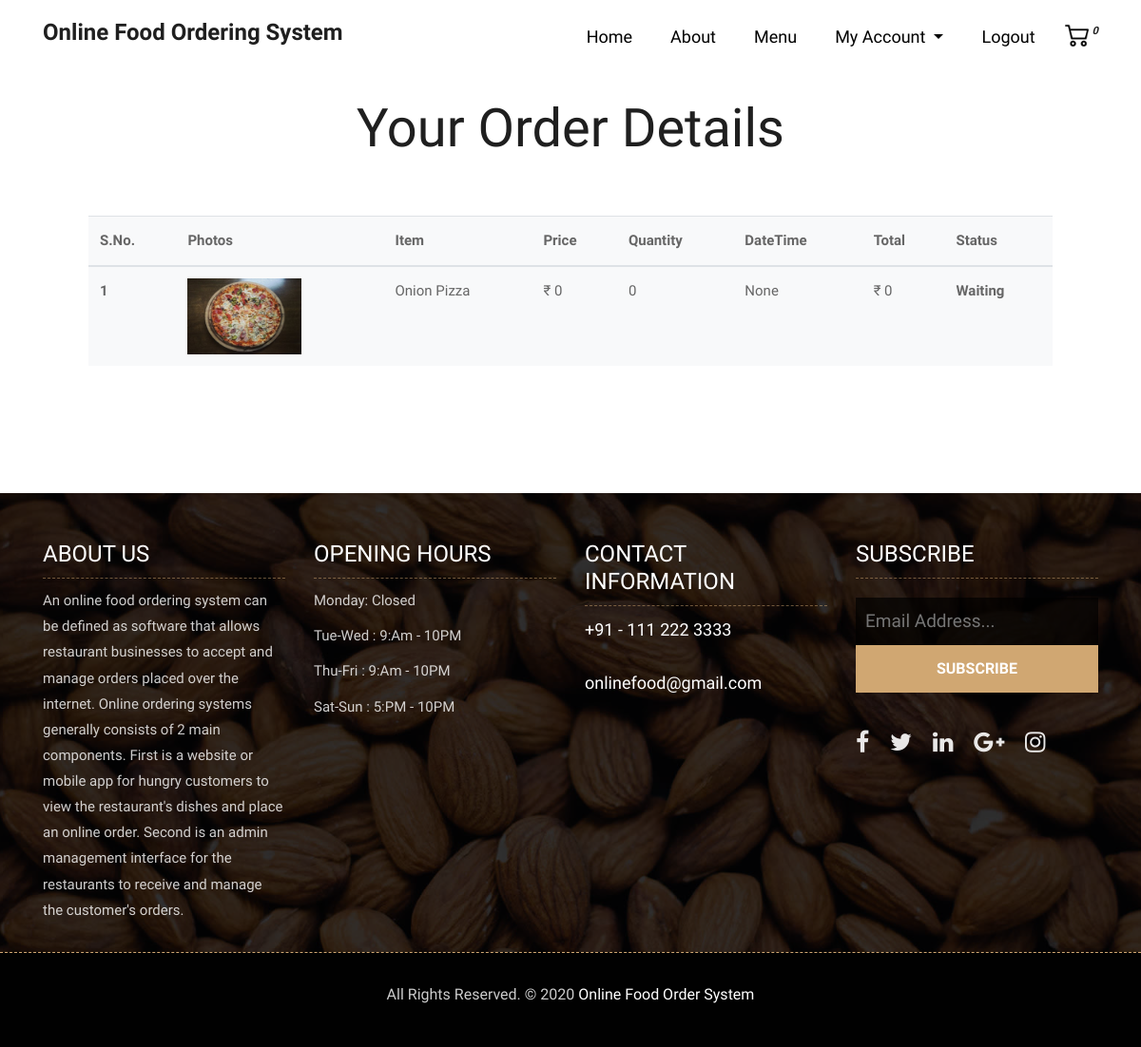
The page /customer/order/ (signed in) on the database its author committed.
### customer/models.py (models this page shows, shortened)
class Order(models.Model):
    order_id = models.AutoField(primary_key=True)
    orderedBy = models.ForeignKey(Customer, on_delete=models.CASCADE)
    menuitem = models.ForeignKey(MenuItem, on_delete=models.CASCADE)
    restaurant_id = models.ForeignKey(Restaurant, on_delete=models.CASCADE)
    name = models.CharField(max_length=90)
    email = models.CharField(max_length=100)
    address = models.CharField(max_length=150)
    city = models.CharField(max_length=90)
    state = models.CharField(max_length=90)
    zip_code = models.CharField(max_length=90)
    m_no = models.CharField(max_length=20)
    price = models.IntegerField(default=0)
    datetime = models.DateTimeField(auto_now_add=True)
    quantity = models.IntegerField(default=0)
    biling_name = models.CharField(max_length=50,default=0)
    biling_mno = models.IntegerField(default=0)
    biling_address = models.CharField(max_length=60, blank=True,default=0)
    shipping_name = models.CharField(max_length=50,default=0)
    shipping_mno = models.IntegerField(default=0)
    shipping_address = models.CharField(max_length=60, blank=True,default=0)
    ORDER_WAITING = 'Waiting'
    ORDER_PLACED = 'Placed'
    ORDER_ACCEPTED = 'Accepted'
    ORDER_COMPLETED = 'Completed'
    ORDER_CANCELLED = 'Cancelled'
    ORDER_DISPATCHED = 'Dispatched'
    ORDER_CHOICES = (
        ('ORDER_WAITING','ORDER_WAITING'),
        ('ORDER_PLACED','ORDER_PLACED'),
        ('ORDER_ACCEPTED','ORDER_ACCEPTED'),
        ('ORDER_COMPLETED','ORDER_COMPLETED'),
        ('ORDER_CANCELLED','ORDER_CANCELLED'),
        ('ORDER_DISPATCHED','ORDER_DISPATCHED')
    )
    status = models.CharField(max_length=50,choices=ORDER_CHOICES,default=ORDER_WAITING)
    def __str__(self):
        return self.orderedBy.email

### restaurant/models.py (models this page shows, shortened)
class MenuItem(models.Model):
    id = models.AutoField(primary_key=True)
    name = models.CharField(max_length=100,unique=True)
    category = models.ForeignKey(Category, on_delete=models.CASCADE, default=1)
    restaurant = models.ForeignKey(Restaurant,on_delete=models.CASCADE)
    price = models.DecimalField(max_digits=5,decimal_places=2)
    image = models.ImageField(upload_to='food_images/')

### customer/views.py (the view)
# urls.py: path('order/',views.OrderView.as_view(),name='order'),
class OrderView(View):
    def get(self,request):
        customer = request.session.get('id')
        orders = Order.objects.filter(orderedBy=customer)
        print(orders)
        return render(request,"customer/order.html",{"orders":orders})

### customer/templatetags/cart.py (called while the page is built)
@register.filter(name='multiply')
def multiply(number, number1):
    return number*number1

### customer/templatetags/mycustom.py (called while the page is built)
@register.filter(name='currency')
def currency(number):
    return "₹ "+ str(number)

### templates/customer/order.html
{% extends 'base.html' %}
{% block menu %}
    {% include 'menu.html' %}
{% endblock %}
{% block content %}
    {% load cart %}
    {% load mycustom %}
    <div class="about-section-box">
        <div class="container mt-3 pt-3">
            <h1 class="text-center display-4"><strong>Your Order Details</strong></h1>
            <div class=" m-4 p-4">
                <table class="table bg-light" >
                  <thead>
                    <tr>
                      <th scope="col">S.No.</th>
                      <th scope="col">Photos</th>
                      <th scope="col">Item</th>
                      <th scope="col">Price</th>
                      <th scope="col">Quantity</th>
                      <th scope="col">DateTime</th>
                      <th scope="col">Total</th>
                      <th scope="col">Status</th>
                    </tr>
                  </thead>
                  <tbody>
                      {% for order in orders %}
                        <tr>
                          <th>{{ forloop.counter }}</th>
                          <th><img style="height: 80px" src="{{ order.menuitem.image.url }}"></th>
                          <td>{{ order.menuitem.name }}</td>
                          <td>{{ order.price|currency }}</td>
                          <td>{{ order.quantity }}</td>
                          <td>{{ order.datetime }}</td>
                          <td>{{ order.quantity|multiply:order.price|currency }}</td>
                          <th>{{ order.status }}</th>
                        </tr>
                      {% endfor %}
                  </tbody>
                </table>
            </div>
        </div>
    </div>
{% endblock %}

### customer/static/css/style.css (style rules this page uses)
body { color: #666666; font-size: 15px; font-family: 'Athiti', sans-serif; line-height: 1.80857; }
h1, h2, h3, h4, h5, h6 { letter-spacing: 0; font-weight: normal; position: relative; padding: 0 0 10px 0; font-weight: normal; line-height: 120% !important; color: #1f1f1f; margin: 0 }
h1 { font-size: 24px }
.about-section-box { padding: 70px 0px; }

### rows shown on the page
Order: menuitem.image (picture), menuitem.name "Onion Pizza", price "₹ 0", quantity "0", datetime "None", quantity|multiply "₹ 0", status "Waiting"

### other values the page prints
{{ request.session.cart.keys|length }} "0"
